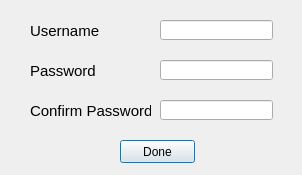
<?xml version="1.0" encoding="UTF-8"?>
<ui version="4.0">
 <class>Dialog</class>
 <widget class="QDialog" name="Dialog">
  <property name="geometry">
   <rect>
    <x>0</x>
    <y>0</y>
    <width>302</width>
    <height>175</height>
   </rect>
  </property>
  <property name="windowTitle">
   <string>Dialog</string>
  </property>
  <widget class="QLabel" name="lbl_username">
   <property name="geometry">
    <rect>
     <x>30</x>
     <y>20</y>
     <width>91</width>
     <height>21</height>
    </rect>
   </property>
   <property name="font">
    <font>
     <pointsize>11</pointsize>
    </font>
   </property>
   <property name="text">
    <string>Username</string>
   </property>
  </widget>
  <widget class="QLabel" name="lbl_confirm">
   <property name="geometry">
    <rect>
     <x>30</x>
     <y>100</y>
     <width>121</width>
     <height>21</height>
    </rect>
   </property>
   <property name="font">
    <font>
     <pointsize>11</pointsize>
    </font>
   </property>
   <property name="text">
    <string>Confirm Password</string>
   </property>
  </widget>
  <widget class="QLabel" name="lbl_password">
   <property name="geometry">
    <rect>
     <x>30</x>
     <y>60</y>
     <width>91</width>
     <height>21</height>
    </rect>
   </property>
   <property name="font">
    <font>
     <pointsize>11</pointsize>
    </font>
   </property>
   <property name="text">
    <string>Password</string>
   </property>
  </widget>
  <widget class="QLineEdit" name="lne_username">
   <property name="geometry">
    <rect>
     <x>160</x>
     <y>20</y>
     <width>113</width>
     <height>20</height>
    </rect>
   </property>
  </widget>
  <widget class="QLineEdit" name="lne_password">
   <property name="geometry">
    <rect>
     <x>160</x>
     <y>60</y>
     <width>113</width>
     <height>20</height>
    </rect>
   </property>
  </widget>
  <widget class="QLineEdit" name="lne_confirm">
   <property name="geometry">
    <rect>
     <x>160</x>
     <y>100</y>
     <width>113</width>
     <height>20</height>
    </rect>
   </property>
  </widget>
  <widget class="QPushButton" name="pushButton">
   <property name="geometry">
    <rect>
     <x>120</x>
     <y>140</y>
     <width>75</width>
     <height>23</height>
    </rect>
   </property>
   <property name="text">
    <string>Done</string>
   </property>
  </widget>
 </widget>
 <resources/>
 <connections>
  <connection>
   <sender>pushButton</sender>
   <signal>clicked()</signal>
   <receiver>Dialog</receiver>
   <slot>close()</slot>
   <hints>
    <hint type="sourcelabel">
     <x>158</x>
     <y>153</y>
    </hint>
    <hint type="destinationlabel">
     <x>236</x>
     <y>148</y>
    </hint>
   </hints>
  </connection>
 </connections>
</ui>
